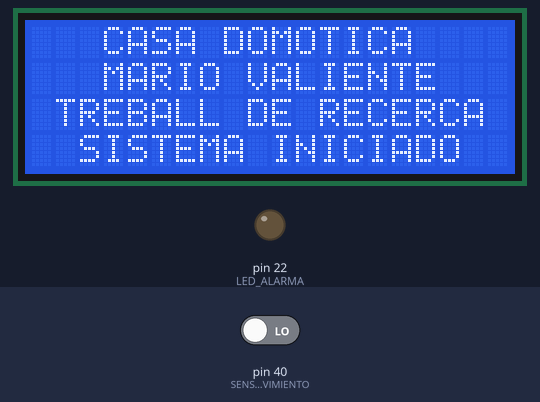
Bench run of a sketch on a simulated Arduino Mega 2560, built with avr-gcc and run on an emulated ATmega2560. On the bench: 20×4 character LCD, output pins drawn as LEDs (lit = HIGH). Inputs (shaded band) come from the test bench; at power-on: pin 40 (SENSOR_DE_MOVIMIENTO) LOW. What the sketch prints to the serial monitor is not drawn.

Above: at 2.3 s.
2.4 s: pin 40 (SENSOR_DE_MOVIMIENTO) driven HIGH
At 3.5 s:
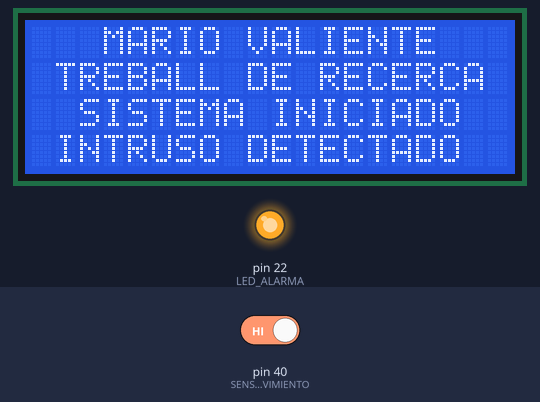
3.9 s: pin 40 (SENSOR_DE_MOVIMIENTO) driven LOW
At 4.7 s:
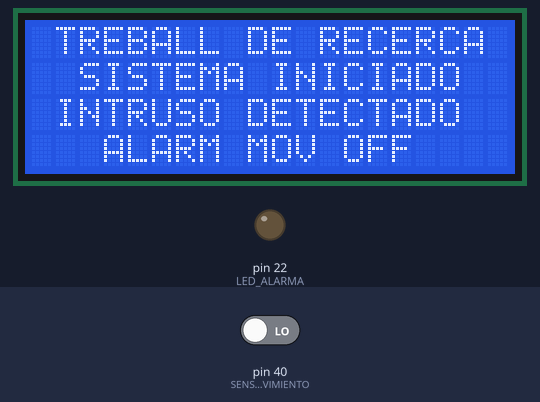
5.4 s: pin 40 (SENSOR_DE_MOVIMIENTO) driven HIGH
At 5.8 s:
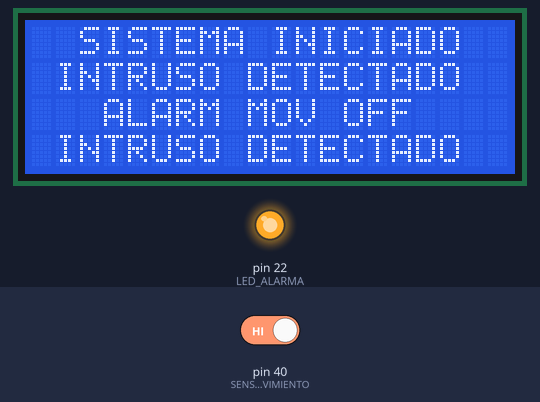
6.9 s: pin 40 (SENSOR_DE_MOVIMIENTO) driven LOW
At 8.1 s:
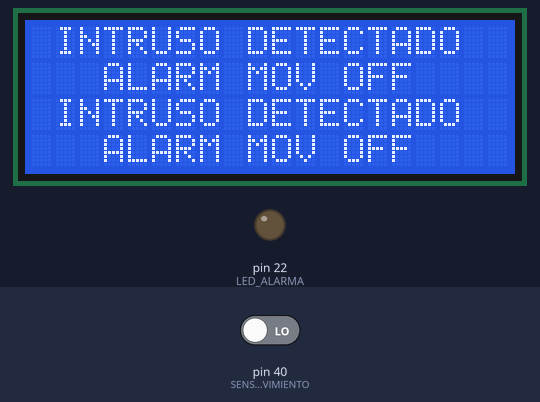
8.4 s: pin 40 (SENSOR_DE_MOVIMIENTO) driven HIGH
At 9.3 s:
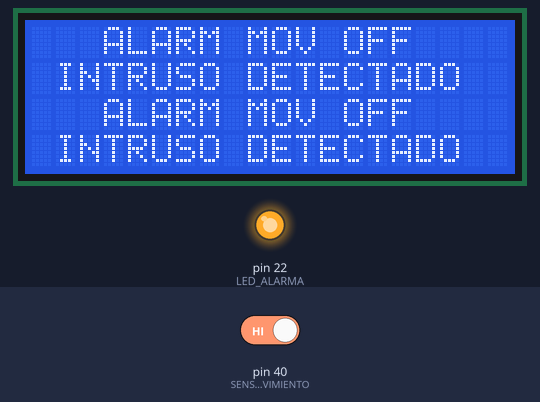
Timing chart, 0 to 10.9 s (numbered marks = the images above; inputs shaded):
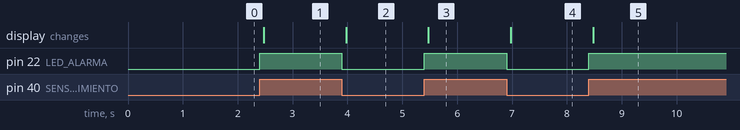

The sketch:

Sensor_Mov_HCSR501_03.ino
```cpp
#include <LiquidCrystal_I2C.h>
#include <Wire.h>

LiquidCrystal_I2C lcd(0x27,20,4);  // set the LCD address to 0x27 for a 16 chars and 2 line display

boolean Sensor_mov = false;
boolean Sensor_mov_antes = false;

String Linea0 = "   CASA DOMOTICA    ";  //  pantalla LCD inicial
String Linea1 = "   MARIO VALIENTE   ";
String Linea2 = " TREBALL DE RECERCA ";
String Linea3 = "  SISTEMA INICIADO  ";
String Linea4 = "";

//====================================================
void setup() {
  // put your setup code here, to run once:
Serial.begin (9600);
  lcd.init();
  lcd.backlight();
  lcd.clear();

pinMode (40, INPUT);  //SENSOR DE MOVIMIENTO
pinMode (22, OUTPUT); //LED ALARMA

lcd.setCursor (0,0);
lcd.print (Linea0);
lcd.setCursor (0,1);
lcd.print (Linea1);   //imprimiendo la pantalla LCD inicial
lcd.setCursor (0,2);
lcd.print (Linea2);
lcd.setCursor (0,3);
lcd.print (Linea3);

delay(1000);
}
//=================================================================
void loop() {
  // put your main code here, to run repeatedly:
Sensor_mov = digitalRead (40);  //LEEMOS EL SENSOR SI HAY MOVIMIENTO O NO

if (Sensor_mov != Sensor_mov_antes){    // comparamos si la variable actual es igual que la anterior

  if  (Sensor_mov)
  {
  digitalWrite (22, HIGH);
  Serial.println ("INTRUSO DETECTADO ALARMA ACTIVADA");
  Linea4 = " INTRUSO DETECTADO  ";

  }
  else
  {
  digitalWrite (22, LOW);
  Serial.println ("ALARMA DE MOVIMIENTO DESACTIVADA");
  Linea4 = "   ALARM MOV OFF    ";
  }
    scroll_lcd ();
Sensor_mov_antes = Sensor_mov;  // cambiamos el valor de la variable del sensor para que la lectura actual al siguiente loop sea la anterior
}

}
//============================================

void scroll_lcd() {   // scroll del lcd

lcd.setCursor (0,0);
Linea0 = Linea1;    // funcion que permite que las letras dela pantalla van subiendo hacia arriba
lcd.print (Linea0);

lcd.setCursor (0,1);
Linea1 = Linea2;
lcd.print (Linea1);

lcd.setCursor (0,2);
Linea2 = Linea3;
lcd.print (Linea2);

lcd.setCursor (0,3);
Linea3 = Linea4;
lcd.print (Linea3);

}
```

Measured:
- after the input at 2.4 s, pin 22 (LED_ALARMA): LOW → HIGH at once; the display: changes after 0.08 s (image 1)
- after the input at 3.9 s, pin 22 (LED_ALARMA): HIGH → LOW at once; the display: changes after 0.08 s (image 2)
- after the input at 5.4 s, pin 22 (LED_ALARMA): LOW → HIGH at once; the display: changes after 0.08 s (image 3)
- after the input at 6.9 s, pin 22 (LED_ALARMA): HIGH → LOW at once; the display: changes after 0.08 s (image 4)
- after the input at 8.4 s, pin 22 (LED_ALARMA): LOW → HIGH at once; the display: changes after 0.08 s (image 5)
